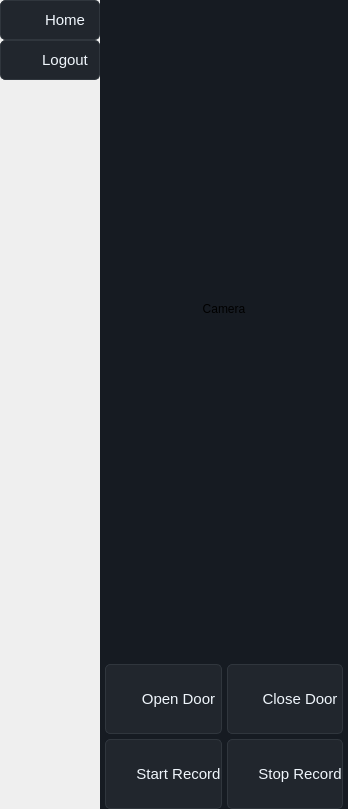
         <widget class="QFrame" name="mainBodyFrame">
          <property name="styleSheet">
           <string notr="true">QPushButton {
    background-color: #21262d; /* BACKGROUND_TERTIARY */
    background-repeat: no-repeat;
    background-position: left center;
    padding-left: 30px;
    padding-bottom: 10px;
    padding-top: 10px;
    color: #f0f6fc; /* TEXT_PRIMARY */
    font-size: 15px;
    border: 1px solid #30363d; /* BORDER_DEFAULT */
    border-radius: 5px;
}

QPushButton:hover {
    background-color: #30363d; /* HOVER_OVERLAY */
    border-color: #64ffda; /* ACCENT_CYAN */
    color: #64ffda;
}
</string>
          </property>
          <property name="frameShape">
           <enum>QFrame::Shape::NoFrame</enum>
          </property>
          <property name="frameShadow">
           <enum>QFrame::Shadow::Raised</enum>
          </property>
          <layout class="QHBoxLayout" name="horizontalLayout_7">
           <property name="spacing">
            <number>0</number>
           </property>
           <property name="leftMargin">
            <number>0</number>
           </property>
           <property name="topMargin">
            <number>0</number>
           </property>
           <property name="rightMargin">
            <number>0</number>
           </property>
           <property name="bottomMargin">
            <number>0</number>
           </property>
           <item>
            <widget class="QFrame" name="mainBodyLeftButtonsFrame">
             <property name="minimumSize">
              <size>
               <width>100</width>
               <height>0</height>
              </size>
             </property>
             <property name="maximumSize">
              <size>
               <width>0</width>
               <height>16777215</height>
              </size>
             </property>
             <property name="frameShape">
              <enum>QFrame::Shape::NoFrame</enum>
             </property>
             <property name="frameShadow">
              <enum>QFrame::Shadow::Raised</enum>
             </property>
             <layout class="QVBoxLayout" name="verticalLayout_2">
              <property name="spacing">
               <number>0</number>
              </property>
              <property name="leftMargin">
               <number>0</number>
              </property>
              <property name="topMargin">
               <number>0</number>
              </property>
              <property name="rightMargin">
               <number>0</number>
              </property>
              <property name="bottomMargin">
               <number>0</number>
              </property>
              <item>
               <widget class="QPushButton" name="homeButton">
                <property name="sizePolicy">
                 <sizepolicy hsizetype="Minimum" vsizetype="Fixed">
                  <horstretch>1</horstretch>
                  <verstretch>0</verstretch>
                 </sizepolicy>
                </property>
                <property name="minimumSize">
                 <size>
                  <width>100</width>
                  <height>0</height>
                 </size>
                </property>
                <property name="font">
                 <font>
                  <pointsize>-1</pointsize>
                  <fontweight>Medium</fontweight>
                 </font>
                </property>
                <property name="styleSheet">
                 <string notr="true">QPushButton{ 
background-image: url(:/mainBodyLeftButtons/feather/feather/home.svg) 
}


&quot;C:\Users\ACER\Desktop\NetworksGUI\feather\home.svg&quot;</string>
                </property>
                <property name="text">
                 <string>Home</string>
                </property>
               </widget>
              </item>
              <item>
               <widget class="QPushButton" name="logoutButton">
                <property name="sizePolicy">
                 <sizepolicy hsizetype="Minimum" vsizetype="Fixed">
                  <horstretch>1</horstretch>
                  <verstretch>0</verstretch>
                 </sizepolicy>
                </property>
                <property name="minimumSize">
                 <size>
                  <width>100</width>
                  <height>0</height>
                 </size>
                </property>
                <property name="font">
                 <font>
                  <pointsize>-1</pointsize>
                  <fontweight>Medium</fontweight>
                 </font>
                </property>
                <property name="styleSheet">
                 <string notr="true">QPushButton{ 
background-image:url(:/mainBodyLeftButtons/feather/feather/log-out.svg)
} </string>
                </property>
                <property name="text">
                 <string>Logout</string>
                </property>
               </widget>
              </item>
              <item>
               <spacer name="verticalSpacer">
                <property name="orientation">
                 <enum>Qt::Orientation::Vertical</enum>
                </property>
                <property name="sizeHint" stdset="0">
                 <size>
                  <width>20</width>
                  <height>403</height>
                 </size>
                </property>
               </spacer>
              </item>
             </layout>
            </widget>
           </item>
           <item>
            <widget class="QStackedWidget" name="mainBodyStackedWidget">
             <property name="styleSheet">
              <string notr="true"/>
             </property>
             <property name="currentIndex">
              <number>0</number>
             </property>
             <widget class="QWidget" name="homePage">
              <property name="styleSheet">
               <string notr="true">QScrollArea {
    border: 1px solid #30363d; /* BORDER_DEFAULT */
    background-color: #161b22; /* BACKGROUND_SECONDARY */
}
</string>
              </property>
              <layout class="QHBoxLayout" name="horizontalLayout_9">
               <property name="spacing">
                <number>0</number>
               </property>
               <property name="leftMargin">
                <number>0</number>
               </property>
               <property name="topMargin">
                <number>0</number>
               </property>
               <property name="rightMargin">
                <number>0</number>
               </property>
               <property name="bottomMargin">
                <number>0</number>
               </property>
               <item>
                <widget class="QFrame" name="homePageFrame">
                 <property name="frameShape">
                  <enum>QFrame::Shape::NoFrame</enum>
                 </property>
                 <property name="frameShadow">
                  <enum>QFrame::Shadow::Raised</enum>
                 </property>
                 <layout class="QHBoxLayout" name="horizontalLayout_12">
                  <property name="spacing">
                   <number>0</number>
                  </property>
                  <property name="leftMargin">
                   <number>0</number>
                  </property>
                  <property name="topMargin">
                   <number>0</number>
                  </property>
                  <property name="rightMargin">
                   <number>0</number>
                  </property>
                  <property name="bottomMargin">
                   <number>0</number>
                  </property>
                  <item>
                   <widget class="QFrame" name="homePageStackedWidgetFrame">
                    <property name="sizePolicy">
                     <sizepolicy hsizetype="Preferred" vsizetype="Preferred">
                      <horstretch>0</horstretch>
                      <verstretch>0</verstretch>
                     </sizepolicy>
                    </property>
                    <property name="styleSheet">
                     <string notr="true">QFrame {
    background-color: #161b22; /* BACKGROUND_SECONDARY */
}
</string>
                    </property>
                    <property name="frameShape">
                     <enum>QFrame::Shape::NoFrame</enum>
                    </property>
                    <property name="frameShadow">
                     <enum>QFrame::Shadow::Raised</enum>
                    </property>
                    <layout class="QVBoxLayout" name="verticalLayout_12">
                     <property name="spacing">
                      <number>0</number>
                     </property>
                     <property name="leftMargin">
                      <number>0</number>
                     </property>
                     <property name="rightMargin">
                      <number>0</number>
                     </property>
                     <property name="bottomMargin">
                      <number>0</number>
                     </property>
                     <item>
                      <widget class="QFrame" name="cameraFrame">
                       <property name="minimumSize">
                        <size>
                         <width>0</width>
                         <height>600</height>
                        </size>
                       </property>
                       <property name="frameShape">
                        <enum>QFrame::Shape::NoFrame</enum>
                       </property>
                       <property name="frameShadow">
                        <enum>QFrame::Shadow::Raised</enum>
                       </property>
                       <layout class="QHBoxLayout" name="horizontalLayout_25">
                        <property name="spacing">
                         <number>0</number>
                        </property>
                        <property name="leftMargin">
                         <number>0</number>
                        </property>
                        <property name="topMargin">
                         <number>0</number>
                        </property>
                        <property name="rightMargin">
                         <number>0</number>
                        </property>
                        <property name="bottomMargin">
                         <number>0</number>
                        </property>
                        <item>
                         <widget class="QLabel" name="cameraLabel">
                          <property name="text">
                           <string>Camera</string>
                          </property>
                          <property name="alignment">
                           <set>Qt::AlignmentFlag::AlignCenter</set>
                          </property>
                         </widget>
                        </item>
                       </layout>
                      </widget>
                     </item>
                     <item>
                      <widget class="QFrame" name="statusFrame">
                       <property name="minimumSize">
                        <size>
                         <width>0</width>
                         <height>50</height>
                        </size>
                       </property>
                       <property name="styleSheet">
                        <string notr="true"/>
                       </property>
                       <property name="frameShape">
                        <enum>QFrame::Shape::NoFrame</enum>
                       </property>
                       <property name="frameShadow">
                        <enum>QFrame::Shadow::Raised</enum>
                       </property>
                       <layout class="QVBoxLayout" name="verticalLayout_13">
                        <property name="spacing">
                         <number>0</number>
                        </property>
                        <property name="leftMargin">
                         <number>0</number>
                        </property>
                        <property name="topMargin">
                         <number>0</number>
                        </property>
                        <property name="rightMargin">
                         <number>0</number>
                        </property>
                        <property name="bottomMargin">
                         <number>0</number>
                        </property>
                        <item alignment="Qt::AlignmentFlag::AlignHCenter|Qt::AlignmentFlag::AlignVCenter">
                         <widget class="QLabel" name="statusLabel">
                          <property name="text">
                           <string/>
                          </property>
                         </widget>
                        </item>
                       </layout>
                      </widget>
                     </item>
                     <item>
                      <widget class="QFrame" name="homePageButtonsFrame">
                       <property name="minimumSize">
                        <size>
                         <width>0</width>
                         <height>150</height>
                        </size>
                       </property>
                       <property name="frameShape">
                        <enum>QFrame::Shape::NoFrame</enum>
                       </property>
                       <property name="frameShadow">
                        <enum>QFrame::Shadow::Raised</enum>
                       </property>
                       <layout class="QVBoxLayout" name="verticalLayout_11">
                        <property name="spacing">
                         <number>0</number>
                        </property>
                        <property name="leftMargin">
                         <number>0</number>
                        </property>
                        <property name="topMargin">
                         <number>0</number>
                        </property>
                        <property name="rightMargin">
                         <number>0</number>
                        </property>
                        <property name="bottomMargin">
                         <number>0</number>
                        </property>
                        <item>
                         <widget class="QFrame" name="upperHalf">
                          <property name="frameShape">
                           <enum>QFrame::Shape::NoFrame</enum>
                          </property>
                          <property name="frameShadow">
                           <enum>QFrame::Shadow::Raised</enum>
                          </property>
                          <layout class="QHBoxLayout" name="horizontalLayout_16">
                           <property name="spacing">
                            <number>5</number>
                           </property>
                           <property name="leftMargin">
                            <number>5</number>
                           </property>
                           <property name="topMargin">
                            <number>5</number>
                           </property>
                           <property name="rightMargin">
                            <number>5</number>
                           </property>
                           <property name="bottomMargin">
                            <number>0</number>
                           </property>
                           <item>
                            <widget class="QPushButton" name="openDoorButton">
                             <property name="sizePolicy">
                              <sizepolicy hsizetype="Expanding" vsizetype="Expanding">
                               <horstretch>0</horstretch>
                               <verstretch>0</verstretch>
                              </sizepolicy>
                             </property>
                             <property name="text">
                              <string>Open Door</string>
                             </property>
                            </widget>
                           </item>
                           <item>
                            <widget class="QPushButton" name="closeDoorButton">
                             <property name="sizePolicy">
                              <sizepolicy hsizetype="Expanding" vsizetype="Expanding">
                               <horstretch>0</horstretch>
                               <verstretch>0</verstretch>
                              </sizepolicy>
                             </property>
                             <property name="text">
                              <string>Close Door</string>
                             </property>
                            </widget>
                           </item>
                          </layout>
                         </widget>
                        </item>
                        <item>
                         <widget class="QFrame" name="lowerHalf">
                          <property name="frameShape">
                           <enum>QFrame::Shape::NoFrame</enum>
                          </property>
                          <property name="frameShadow">
                           <enum>QFrame::Shadow::Raised</enum>
                          </property>
                          <layout class="QHBoxLayout" name="horizontalLayout_24" stretch="0,0">
                           <property name="spacing">
                            <number>5</number>
                           </property>
                           <property name="leftMargin">
                            <number>5</number>
                           </property>
                           <property name="topMargin">
                            <number>5</number>
                           </property>
                           <property name="rightMargin">
                            <number>5</number>
                           </property>
                           <property name="bottomMargin">
                            <number>0</number>
                           </property>
                           <item>
                            <widget class="QPushButton" name="startRecordButton">
                             <property name="sizePolicy">
                              <sizepolicy hsizetype="Expanding" vsizetype="Expanding">
                               <horstretch>0</horstretch>
                               <verstretch>0</verstretch>
                              </sizepolicy>
                             </property>
                             <property name="text">
                              <string>Start Record</string>
                             </property>
                            </widget>
                           </item>
                           <item>
                            <widget class="QPushButton" name="stopRecordButton">
                             <property name="sizePolicy">
                              <sizepolicy hsizetype="Expanding" vsizetype="Expanding">
                               <horstretch>0</horstretch>
                               <verstretch>0</verstretch>
                              </sizepolicy>
                             </property>
                             <property name="text">
                              <string>Stop Record</string>
                             </property>
                            </widget>
                           </item>
                          </layout>
                         </widget>
                        </item>
                       </layout>
                      </widget>
                     </item>
                    </layout>
                   </widget>
                  </item>
                 </layout>
                </widget>
               </item>
              </layout>
             </widget>
            </widget>
           </item>
          </layout>
         </widget>
